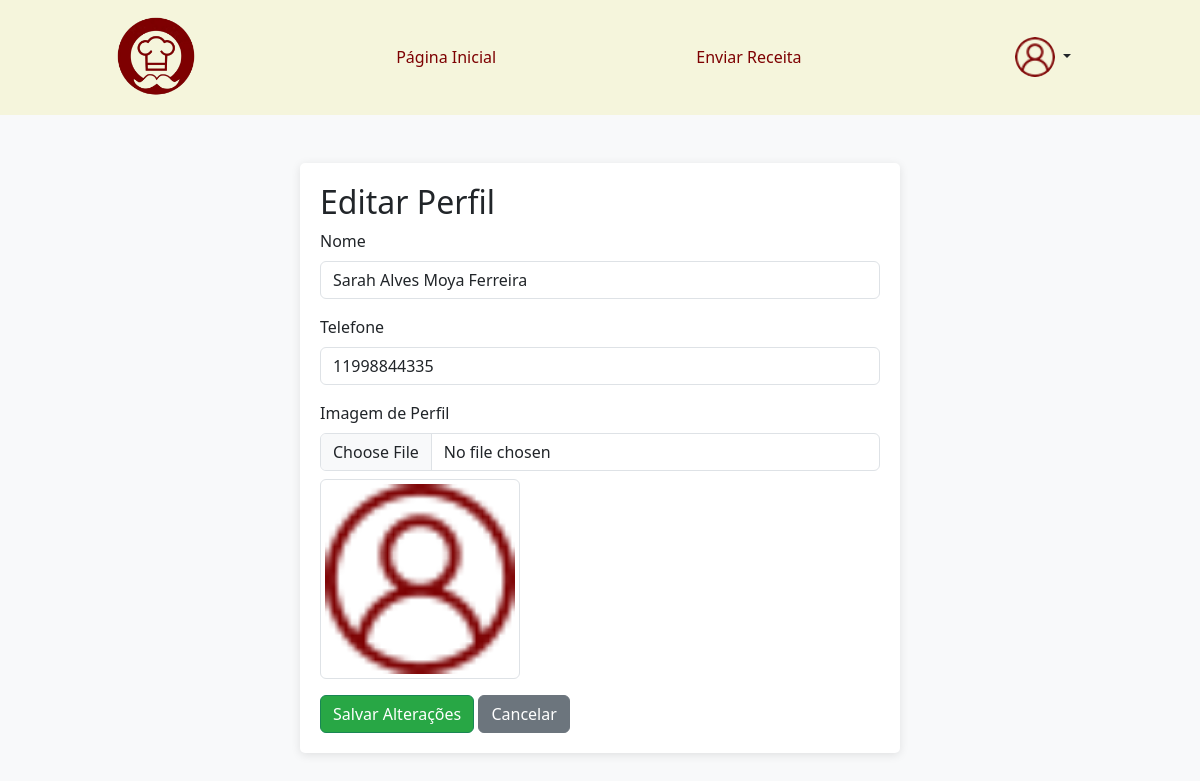
Page /Sabor-em-casa/editarPerfil.php (signed in) on the committed database.
### tables this page shows
CREATE TABLE `usuarios` (
  `UsuId` int(11) NOT NULL,
  `UsuNome` varchar(255) DEFAULT NULL,
  `UsuEmail` varchar(255) DEFAULT NULL,
  `UsuTelefone` varchar(255) DEFAULT NULL,
  `UsuSenha` varchar(255) DEFAULT NULL,
  `UsuImagem` varchar(255) DEFAULT NULL
);

### Sabor-em-casa/editarPerfil.php (the view, shortened to what this page needs)
<?php
require('scripts/conectaBanco.php');
if (isset($_SESSION['usuario_validado']) && $_SESSION['usuario_validado'] == true) {
    $usuario_id = $_SESSION['UsuarioId'];
    $query = "SELECT UsuImagem FROM usuarios WHERE UsuId = :usuario_id";
    $stmt = $conexao->prepare($query);
    $stmt->bindParam(':usuario_id', $usuario_id, PDO::PARAM_INT);
    $stmt->execute();
    $usuario = $stmt->fetch(PDO::FETCH_ASSOC);
    $imagemPerfil = $usuario['UsuImagem'];
}
$query = "SELECT UsuNome, UsuTelefone, UsuImagem FROM usuarios WHERE UsuId = :usuario_id";
$stmt = $conexao->prepare($query);
$stmt->bindParam(':usuario_id', $_SESSION['UsuarioId'], PDO::PARAM_INT);
$stmt->execute();
$usuario = $stmt->fetch(PDO::FETCH_ASSOC);
?>
<!DOCTYPE html>
<html lang="pt-br">
<head>
    <link href="https://cdn.jsdelivr.net/npm/bootstrap@5.3.3/dist/css/bootstrap.min.css" rel="stylesheet">
    <link rel="stylesheet" href="styles/editarPerfil.css">
    <link rel="stylesheet" href="styles/cabecalho.css">
</head>
<body>
<header>
    <div class="cabecalho">
        <img src="img/logo.png" alt="Logo" width="80px">
        <a href="index.php" class="nav-link">Página Inicial</a>
        <a href="enviarReceita.php" class="nav-link">Enviar Receita</a>
        <div class="dropdown">
            <button class="btn dropdown-toggle" type="button" data-bs-toggle="dropdown" aria-expanded="false">
                <img src="ClientesFoto/<?php echo $imagemPerfil; ?>" alt="" class="img-perfil" width="40px">
            </button>
        </div>
    </div>
</header>
<main class="container mt-5">
    <h2>Editar Perfil</h2>
    <form action="scripts/validaEdicaoPerfil.php" method="POST" enctype="multipart/form-data">
        <div class="mb-3">
            <label for="nome" class="form-label">Nome</label>
            <input type="text" class="form-control" id="nome" name="nome" value="<?php echo htmlspecialchars($usuario['UsuNome']); ?>" required>
        </div>
        <div class="mb-3">
            <label for="telefone" class="form-label">Telefone</label>
            <input type="text" class="form-control" id="telefone" name="telefone" value="<?php echo htmlspecialchars($usuario['UsuTelefone']); ?>" required>
        </div>
        <div class="mb-3">
            <label for="imagem" class="form-label">Imagem de Perfil</label>
            <input type="file" class="form-control" id="imagem" name="imagem">
            <img src="ClientesFoto/<?php echo htmlspecialchars($usuario['UsuImagem']); ?>" alt="Imagem de Perfil" class="img-thumbnail mt-2" width="200">
        </div>
        <button type="submit" class="btn btn-success">Salvar Alterações</button>
        <a href="suaArea.php" class="btn btn-secondary">Cancelar</a>
    </form>
</main>
</body>
</html>

### Sabor-em-casa/styles/editarPerfil.css (style rules this page uses)
body { background-color: #f8f9fa; }
.container { max-width: 600px; margin: auto; padding: 20px; background-color: #ffffff; border-radius: 5px; box-shadow: 0 2px 10px rgba(0, 0, 0, 0.1); }
.btn-success { background-color: #28a745; }
.img-perfil { border-radius: 50%; }

### Sabor-em-casa/styles/cabecalho.css (style rules this page uses)
* { padding: 0; margin: 0; }
header { background-color: #f5f5dc; padding: 1rem; }
.cabecalho { display: flex; justify-content: space-around; align-items: center; }
.cabecalho a { color: #7d0102; text-decoration: none; }
.nav-link { color: #7d010d; text-decoration: none; position: relative; }
.nav-link::after { content: ''; display: block; width: 100%; height: 2px; background: #7d010d; position: absolute; left: 0; bottom: -5px; transform: scaleX(0); transition: transform 0.3s ease; }
.img-perfil { border-radius: 50%; }

### rows in the picture
usuarios: UsuImagem (picture), nome "Sarah Alves Moya Ferreira", telefone "11998844335"
